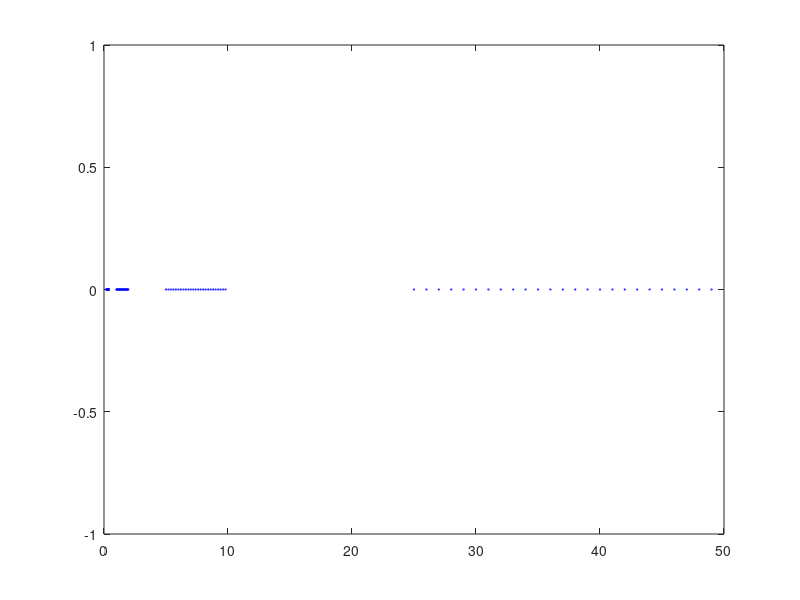

Write MATLAB code to recreate this figure.
% Ex 2

% Fl(2; 3; -2; 2)
% Fl(base; mantisse; emin; emax)

b = 5;
n = 2;
% en = 2; % bits de l'exposant
% d = 1; % decalage
% M1 = -d;
% M2 = b^(en)-1-d;
M1 = -1;
M2 = 2;

sz = b^n*(M2-M1+1);
Result = zeros(1, sz);
i = 0;
% M1 : exposant minimum
% M2 : exposant maximum
for k = M1:M2
    % Pour chaque exposant
    for m = 0:b^n-1
        %disp("Number is : m="+m+"; e="+k);
        i = i+1;
        res = (1+m*b^(-n))*b^k
        Result(i) = res;
    end
end

disp("Resultats : ");
disp(Result);

plot(Result, 0, 'b.', 'MarkerSize', 1, 'Marker','o')